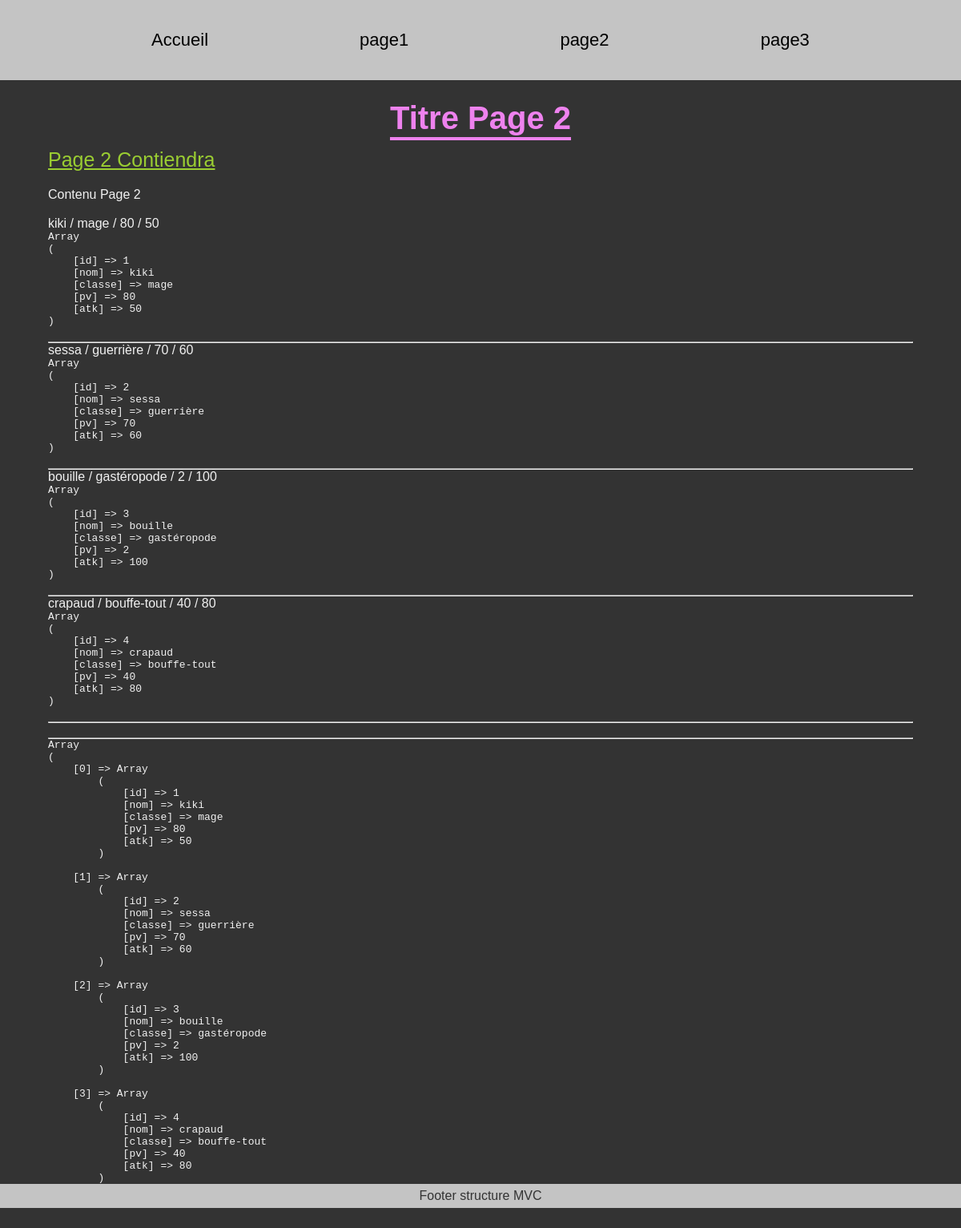
The app's page /page2 with its own data.
### tables this page shows
CREATE TABLE `bd_mvc` (
  `id` int(11) NOT NULL,
  `nom` varchar(50) NOT NULL,
  `classe` varchar(50) NOT NULL,
  `pv` int(11) NOT NULL,
  `atk` int(11) NOT NULL
);

### controllers/mainController.controller.php (called while the page is built, shortened)
<?php
require_once("./controllers/functionController.controller.php");
require_once("./models/mainManager.model.php");
function page2()
{
    $datas = getDatas();
    $data_page = [
        "page_description" => "Description Page 2",
        "page_title" => "titre page 2",
        "view" => "views/pages/public/page2.view.php",
        "template" => "views/commons/template.php",
        "datas" => $datas,
    ];
    genererPage($data_page);
}

### models/pdo.model.php (called while the page is built, shortened)
<?php
function setBDD(){
    try {
        $pdo = new PDO("mysql:host=localhost; dbname=test", "root", "", [PDO::ATTR_ERRMODE => PDO::ERRMODE_EXCEPTION]);
    } catch(PDOException $e) {
        echo "Erreur : " . $e->getMessage();
    }
    return $pdo;
}
function getBDD(){
    $pdo=setBDD();
    return $pdo;
}

### models/mainManager.model.php (called while the page is built, shortened)
<?php
require_once("./models/pdo.model.php");
function getDatas(){
    $req = getBDD()->prepare("SELECT * from bd_mvc");
    $req -> execute();
    $datas = $req ->fetchAll(PDO::FETCH_ASSOC);
    return $datas;
}

### views/pages/public/page2.view.php (the view, shortened to what this page needs)
<div class="animTitres <?= $css ?>">
    <h1>Titre Page 2</h1>
    <h2>Page 2 Contiendra</h2>
    <p>Contenu Page 2</p>
    <br>
    <?php
    foreach ($datas as $data) {
        echo $data["nom"] . " / " . $data["classe"] . " / " . $data["pv"] . " / " . $data["atk"] . "<br>";
        afficherTableau($data);
        echo "<br><hr>";
    }
    ?>
    <br>
    <hr>
</div>

### controllers/functionController.controller.php (shortened to what this page needs)
<?php
function genererPage($data)
{
    extract($data);
    require_once($view);
    $page_content = ob_get_clean();
    require_once($template);
}
function afficherTableau($array)
{
    echo "<pre>";
    print_r($array);
    echo "</pre>";
}

### index.php (shortened to what this page needs)
<?php
require_once("./controllers/mainController.controller.php");
try {
    if (empty($_GET['page'])) {
        $url[0] = "accueil";
    } else {
        $url = explode("/", filter_var($_GET['page'], FILTER_SANITIZE_URL));
    }
    switch ($url[0]) {
        case "page2":
            page2();
            break;
    }
} catch (Exception $e) {
    pageErreur($e->getMessage());
}

### views/commons/template.php (shortened to what this page needs)
<!DOCTYPE html>
<html lang="fr">
<head>
    <link rel="stylesheet" href="<?= URL ?>public/style/style.css">
</head>
<body>
    <?php require_once("views/commons/header.php") ?>
    <?= $page_content ?>
    <?php require_once("views/commons/footer.php") ?>
</body>
</html>

### views/commons/header.php
<header>
    <?php require_once("views/commons/menu.php") ?>
</header>

### views/commons/menu.php
<nav class="navigation">
    <ul>
        <a href="<?= URL ?>accueil"><li>Accueil</li></a>
        <a href="<?= URL ?>page1"><li>page1</li></a>
        <a href="<?= URL ?>page2"><li>page2</li></a>
        <a href="<?= URL ?>page3"><li>page3</li></a>
    </ul>
</nav>

### views/commons/footer.php
<footer>
    <p>Footer structure MVC</p>
</footer>

### public/style/style.css (style rules this page uses)
html, body, p, ol, ul, li, dl, dt, dd, blockquote, figure, fieldset, legend, textarea, pre, iframe, hr, h1, h2, h3, h4, h5, h6 { margin: 0; padding: 0; }
h1, h2, h3, h4, h5, h6 { font-size: 100%; font-weight: normal; }
ul { list-style: none; }
html { box-sizing: border-box; }
*, *::before, *::after { box-sizing: inherit; }
a { text-decoration: none; color: black; }
header { width: 100%; background-color: #c4c4c4; }
.navigation { color: #333; }
.navigation ul { width: 100%; height: 100px; display: flex; align-items: center; justify-content: space-evenly; }
.navigation li { font-size: 22px; }
footer { position: absolute; bottom: 0; left: 50%; transform: translateX(-50%); background-color: #c4c4c4; color: #333; width: 100%; height: 30px; display: flex; justify-content: center; align-items: center; }
.animTitres { width: 90%; margin: 25px auto; }
.animTitres h1 { font-size: 40px; text-align: center; text-decoration: underline; text-underline-offset: 10px; font-weight: bold; color: violet; margin-bottom: 15px; cursor: pointer; }
.animTitres h2 { font-size: 25px; color: yellowgreen; text-decoration: underline; margin-bottom: 20px; }
body { background-color: #333; color: #f1f1f1; font-family: Arial, Helvetica, sans-serif; min-height: 100vh; position: relative; max-width: 1920px; margin: 0 auto; }

### records on screen
bd_mvc: nom "kiki", classe "mage", pv "80", atk "50", value "Array ( [id] => 1 [nom] => kiki [classe] => mage [pv] => 80 [atk] => 50 )"
bd_mvc: nom "sessa", classe "guerrière", pv "70", atk "60", value "Array ( [id] => 2 [nom] => sessa [classe] => guerrière [pv] => 70 [atk] => 60 )"
bd_mvc: nom "bouille", classe "gastéropode", pv "2", atk "100", value "Array ( [id] => 3 [nom] => bouille [classe] => gastéropode [pv] => 2 [atk] => 100 )"
bd_mvc: nom "crapaud", classe "bouffe-tout", pv "40", atk "80", value "Array ( [id] => 4 [nom] => crapaud [classe] => bouffe-tout [pv] => 40 [atk] => 80 )"
